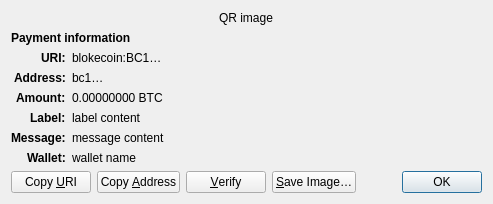
<?xml version="1.0" encoding="UTF-8"?>
<ui version="4.0">
 <class>ReceiveRequestDialog</class>
 <widget class="QDialog" name="ReceiveRequestDialog">
  <property name="geometry">
   <rect>
    <x>0</x>
    <y>0</y>
    <width>413</width>
    <height>229</height>
   </rect>
  </property>
  <property name="windowTitle">
   <string>Request payment to …</string>
  </property>
  <layout class="QGridLayout" name="gridLayout" columnstretch="0,1">
   <property name="sizeConstraint">
    <enum>QLayout::SetFixedSize</enum>
   </property>
   <item row="0" column="0" colspan="2" alignment="Qt::AlignHCenter">
    <widget class="QRImageWidget" name="qr_code">
     <property name="text">
      <string notr="true">QR image</string>
     </property>
     <property name="textInteractionFlags">
      <set>Qt::NoTextInteraction</set>
     </property>
    </widget>
   </item>
   <item row="1" column="0" colspan="2">
    <widget class="QLabel" name="payment_header">
     <property name="font">
      <font>
       <weight>75</weight>
       <bold>true</bold>
      </font>
     </property>
     <property name="text">
      <string>Payment information</string>
     </property>
     <property name="textInteractionFlags">
      <set>Qt::NoTextInteraction</set>
     </property>
    </widget>
   </item>
   <item row="2" column="0" alignment="Qt::AlignRight|Qt::AlignTop">
    <widget class="QLabel" name="uri_tag">
     <property name="font">
      <font>
       <weight>75</weight>
       <bold>true</bold>
      </font>
     </property>
     <property name="text">
      <string notr="true">URI:</string>
     </property>
     <property name="textFormat">
      <enum>Qt::PlainText</enum>
     </property>
     <property name="textInteractionFlags">
      <set>Qt::NoTextInteraction</set>
     </property>
    </widget>
   </item>
   <item row="2" column="1" alignment="Qt::AlignTop">
    <widget class="QLabel" name="uri_content">
     <property name="text">
      <string notr="true">blokecoin:BC1…</string>
     </property>
     <property name="textFormat">
      <enum>Qt::RichText</enum>
     </property>
     <property name="wordWrap">
      <bool>true</bool>
     </property>
     <property name="textInteractionFlags">
      <set>Qt::TextSelectableByMouse</set>
     </property>
    </widget>
   </item>
   <item row="3" column="0" alignment="Qt::AlignRight|Qt::AlignTop">
    <widget class="QLabel" name="address_tag">
     <property name="font">
      <font>
       <weight>75</weight>
       <bold>true</bold>
      </font>
     </property>
     <property name="text">
      <string>Address:</string>
     </property>
     <property name="textInteractionFlags">
      <set>Qt::NoTextInteraction</set>
     </property>
    </widget>
   </item>
   <item row="3" column="1" alignment="Qt::AlignTop">
    <widget class="QLabel" name="address_content">
     <property name="text">
      <string notr="true">bc1…</string>
     </property>
     <property name="textFormat">
      <enum>Qt::PlainText</enum>
     </property>
     <property name="textInteractionFlags">
      <set>Qt::TextSelectableByMouse</set>
     </property>
    </widget>
   </item>
   <item row="4" column="0" alignment="Qt::AlignRight|Qt::AlignTop">
    <widget class="QLabel" name="amount_tag">
     <property name="font">
      <font>
       <weight>75</weight>
       <bold>true</bold>
      </font>
     </property>
     <property name="text">
      <string>Amount:</string>
     </property>
     <property name="textInteractionFlags">
      <set>Qt::NoTextInteraction</set>
     </property>
    </widget>
   </item>
   <item row="4" column="1" alignment="Qt::AlignTop">
    <widget class="QLabel" name="amount_content">
     <property name="text">
      <string notr="true">0.00000000 BTC</string>
     </property>
     <property name="textFormat">
      <enum>Qt::PlainText</enum>
     </property>
     <property name="textInteractionFlags">
      <set>Qt::TextSelectableByMouse</set>
     </property>
    </widget>
   </item>
   <item row="5" column="0" alignment="Qt::AlignRight|Qt::AlignTop">
    <widget class="QLabel" name="label_tag">
     <property name="font">
      <font>
       <weight>75</weight>
       <bold>true</bold>
      </font>
     </property>
     <property name="text">
      <string>Label:</string>
     </property>
     <property name="textInteractionFlags">
      <set>Qt::NoTextInteraction</set>
     </property>
    </widget>
   </item>
   <item row="5" column="1" alignment="Qt::AlignTop">
    <widget class="QLabel" name="label_content">
     <property name="text">
      <string notr="true">label content</string>
     </property>
     <property name="textFormat">
      <enum>Qt::PlainText</enum>
     </property>
     <property name="wordWrap">
      <bool>true</bool>
     </property>
     <property name="textInteractionFlags">
      <set>Qt::TextSelectableByMouse</set>
     </property>
    </widget>
   </item>
   <item row="6" column="0" alignment="Qt::AlignRight|Qt::AlignTop">
    <widget class="QLabel" name="message_tag">
     <property name="font">
      <font>
       <weight>75</weight>
       <bold>true</bold>
      </font>
     </property>
     <property name="text">
      <string>Message:</string>
     </property>
     <property name="textInteractionFlags">
      <set>Qt::NoTextInteraction</set>
     </property>
    </widget>
   </item>
   <item row="6" column="1" alignment="Qt::AlignTop">
    <widget class="QLabel" name="message_content">
     <property name="text">
      <string notr="true">message content</string>
     </property>
     <property name="textFormat">
      <enum>Qt::PlainText</enum>
     </property>
     <property name="wordWrap">
      <bool>true</bool>
     </property>
     <property name="textInteractionFlags">
      <set>Qt::TextSelectableByMouse</set>
     </property>
    </widget>
   </item>
   <item row="7" column="0" alignment="Qt::AlignRight|Qt::AlignTop">
    <widget class="QLabel" name="wallet_tag">
     <property name="font">
      <font>
       <weight>75</weight>
       <bold>true</bold>
      </font>
     </property>
     <property name="text">
      <string>Wallet:</string>
     </property>
     <property name="textInteractionFlags">
      <set>Qt::NoTextInteraction</set>
     </property>
    </widget>
   </item>
   <item row="7" column="1" alignment="Qt::AlignTop">
    <widget class="QLabel" name="wallet_content">
     <property name="text">
      <string notr="true">wallet name</string>
     </property>
     <property name="textFormat">
      <enum>Qt::PlainText</enum>
     </property>
     <property name="wordWrap">
      <bool>true</bool>
     </property>
     <property name="textInteractionFlags">
      <set>Qt::TextSelectableByMouse</set>
     </property>
    </widget>
   </item>
   <item row="8" column="0" colspan="2">
    <layout class="QHBoxLayout" name="horizontalLayout">
     <item>
      <widget class="QPushButton" name="btnCopyURI">
       <property name="text">
        <string>Copy &amp;URI</string>
       </property>
       <property name="autoDefault">
        <bool>false</bool>
       </property>
      </widget>
     </item>
     <item>
      <widget class="QPushButton" name="btnCopyAddress">
       <property name="text">
        <string>Copy &amp;Address</string>
       </property>
       <property name="autoDefault">
        <bool>false</bool>
       </property>
      </widget>
     </item>
     <item>
      <widget class="QPushButton" name="btnVerify">
       <property name="text">
        <string>&amp;Verify</string>
       </property>
       <property name="toolTip">
        <string>Verify this address on e.g. a hardware wallet screen</string>
       </property>
       <property name="autoDefault">
        <bool>false</bool>
       </property>
      </widget>
     </item>
     <item>
      <widget class="QPushButton" name="btnSaveAs">
       <property name="text">
        <string>&amp;Save Image…</string>
       </property>
       <property name="autoDefault">
        <bool>false</bool>
       </property>
      </widget>
     </item>
     <item>
      <spacer name="horizontalSpacer_2">
       <property name="orientation">
        <enum>Qt::Horizontal</enum>
       </property>
       <property name="sizeHint" stdset="0">
        <size>
         <width>40</width>
         <height>20</height>
        </size>
       </property>
      </spacer>
     </item>
     <item>
      <widget class="QDialogButtonBox" name="buttonBox">
       <property name="focusPolicy">
        <enum>Qt::StrongFocus</enum>
       </property>
       <property name="standardButtons">
        <set>QDialogButtonBox::Ok</set>
       </property>
      </widget>
     </item>
    </layout>
   </item>
  </layout>
 </widget>
 <customwidgets>
  <customwidget>
   <class>QRImageWidget</class>
   <extends>QLabel</extends>
   <header>qt/qrimagewidget.h</header>
  </customwidget>
 </customwidgets>
 <tabstops>
  <tabstop>buttonBox</tabstop>
  <tabstop>btnCopyURI</tabstop>
  <tabstop>btnCopyAddress</tabstop>
  <tabstop>btnSaveAs</tabstop>
 </tabstops>
 <resources/>
 <connections>
  <connection>
   <sender>buttonBox</sender>
   <signal>accepted()</signal>
   <receiver>ReceiveRequestDialog</receiver>
   <slot>accept()</slot>
   <hints>
    <hint type="sourcelabel">
     <x>135</x>
     <y>230</y>
    </hint>
    <hint type="destinationlabel">
     <x>135</x>
     <y>126</y>
    </hint>
   </hints>
  </connection>
 </connections>
</ui>
